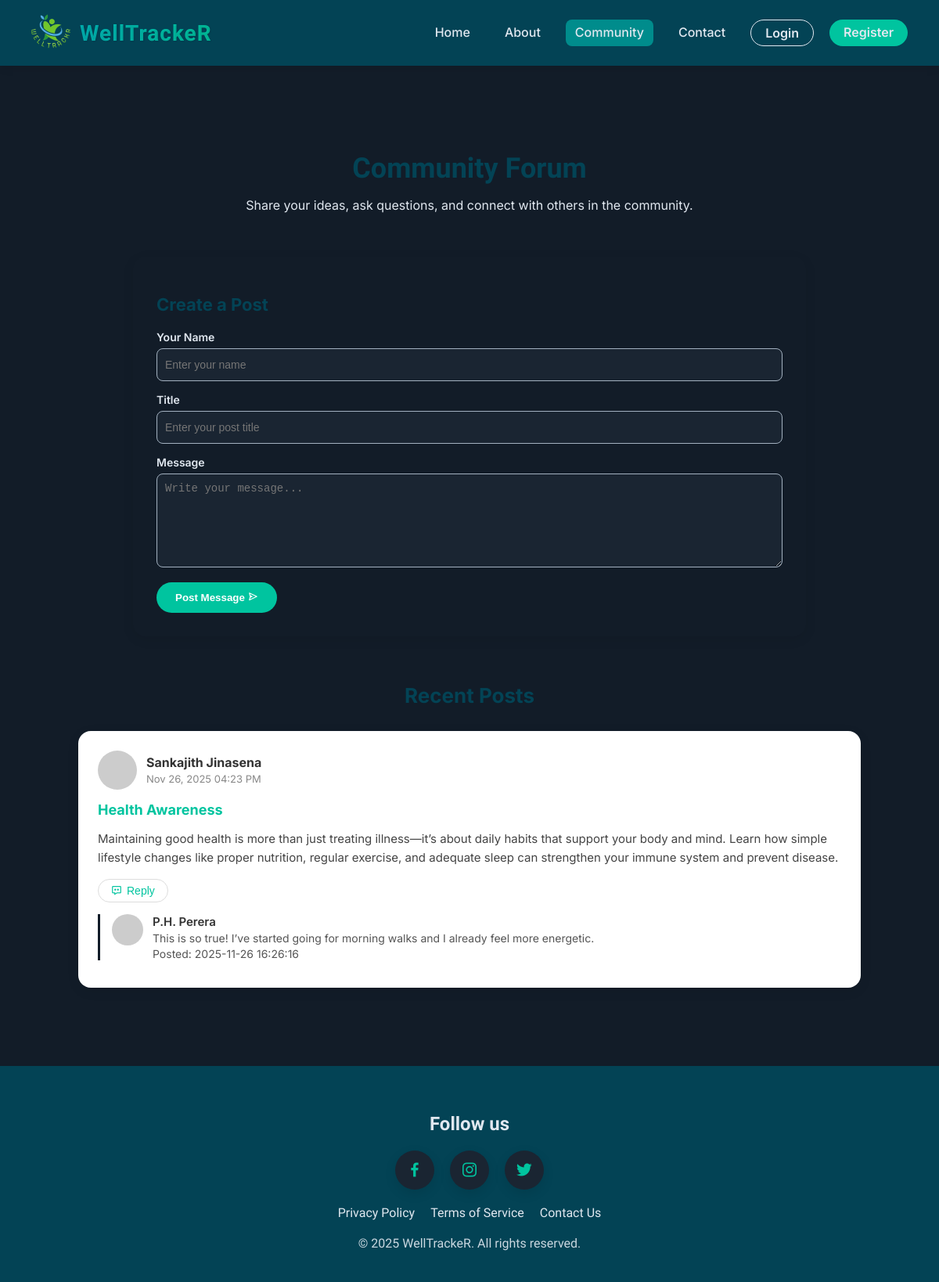
The page /community.php on the database its author committed.
### tables this page shows
CREATE TABLE `community_posts` (
  `post_id` int(11) NOT NULL,
  `title` varchar(255) NOT NULL,
  `message` text NOT NULL,
  `author` varchar(100) DEFAULT 'Guest',
  `created_at` timestamp NOT NULL DEFAULT current_timestamp()
);

CREATE TABLE `community_replies` (
  `reply_id` int(11) NOT NULL,
  `post_id` int(11) NOT NULL,
  `author` varchar(100) DEFAULT 'Guest',
  `reply_text` text NOT NULL,
  `created_at` timestamp NOT NULL DEFAULT current_timestamp()
);

### community.php (the view, shortened to what this page needs)
<?php
include 'config.php';
?>
<!DOCTYPE html>
<html lang="en">
<head>
  <link rel="stylesheet" href="css/style.css">
  <link rel="stylesheet" href="css/community.css">
  <link href='https://unpkg.com/boxicons@2.1.4/css/boxicons.min.css' rel='stylesheet'>
  <link rel="stylesheet" href="css/dialogflow.css">
</head>
<body>
<nav>
  <div class="nav-header">
    <div class="nav-logo"><img src="image/Logo_R.png" alt="Logo"></div>
    <div class="nav-title"><h1>WellTrackeR</h1></div>
  </div>
  <div class="nav-links">
    <a href="index.php">Home</a>
    <a href="about.php">About</a>
    <a href="community.php" id="active">Community</a>
    <a href="contact.php">Contact</a>
    <a href="login.php" class="login-btn">Login</a>
    <a href="register.php" class="register-btn">Register</a>
  </div>
</nav>
<section class="community-header">
  <h1>Community Forum</h1>
  <p>Share your ideas, ask questions, and connect with others in the community.</p>
</section>
<section class="community-post-form">
  <h2>Create a Post</h2>
  <form method="POST" action="">
    <div class="form-group">
      <label for="name">Your Name</label>
      <input type="text" id="name" name="author" placeholder="Enter your name" required>
    </div>
    <div class="form-group">
      <label for="post-title">Title</label>
      <input type="text" id="post-title" name="title" placeholder="Enter your post title" required>
    </div>
    <div class="form-group">
      <label for="post-message">Message</label>
      <textarea id="post-message" name="message" placeholder="Write your message..." required></textarea>
    </div>
    <button type="submit" class="post-submit-btn">Post Message <i class='bx bx-send'></i></button>
  </form>
</section>
<section class="community-posts">
  <h2>Recent Posts</h2>
  <?php
  $result = $conn->query("SELECT * FROM community_posts ORDER BY created_at DESC LIMIT 5");
  if ($result->num_rows > 0):
      while ($row = $result->fetch_assoc()):
          $post_id = $row['post_id'];
  ?>
  <div class="post-card">
    <div class="post-header">
      <div class="post-user">
        <img src="https://i.pravatar.cc/60?u=<?= $row['author'] ?>" alt="User">
        <div>
          <h4><?= htmlspecialchars($row['author']) ?></h4>
          <span><?= date("M d, Y h:i A", strtotime($row['created_at'])) ?></span>
        </div>
      </div>
    </div>
    <div class="post-content">
      <h3><?= htmlspecialchars($row['title']) ?></h3>
      <p><?= nl2br(htmlspecialchars($row['message'])) ?></p>
    </div>
    <div class="post-actions">
      <button onclick="toggleReply(<?= $post_id ?>)"><i class='bx bx-message-dots'></i> Reply</button>
    </div>
    <?php
      $replies = $conn->query("SELECT * FROM community_replies WHERE post_id=$post_id ORDER BY created_at DESC LIMIT 5");
      if ($replies->num_rows > 0):
    ?>
    <div class="post-replies">
      <?php while ($r = $replies->fetch_assoc()): ?>
        <div class="reply">
          <img src="https://i.pravatar.cc/40?u=<?= $r['author'] ?>" alt="User">
          <div class="reply-content">
            <h5><?= htmlspecialchars($r['author']) ?></h5>
            <p><?= nl2br(htmlspecialchars($r['reply_text'])) ?></p>
            <p>Posted: <?= htmlspecialchars($r['created_at']) ?></p>
          </div>
        </div>
      <?php endwhile; ?>
    </div>
    <?php endif; ?>
  </div>
  <?php endwhile; else: ?>
    <p>No posts yet. Be the first to share something!</p>
  <?php endif; ?>
</section>
<footer>
  <div class="social">
    <h2>Follow us</h2>
    <div class="social-media">
      <a href="#"><i class='bx bxl-facebook'></i></a>
      <a href="#"><i class='bx bxl-instagram'></i></a>
      <a href="#"><i class='bx bxl-twitter'></i></a>
    </div>
  </div>
  <div class="footer-links">
    <a href="privacy.php">Privacy Policy</a>
    <a href="terms.php">Terms of Service</a>
    <a href="contact.php">Contact Us</a>
  </div>
  <p>&copy; 2025 WellTrackeR. All rights reserved.</p>
</footer>
</body>
</html>

### css/style.css (style rules this page uses)
:root { --bg-main: #121C28; --bg-card: #1A2532; --text-light: #E1E8F0; --text-muted: #A3B1C0; --pcolor: #034355; --s1color: #00B5B5; --s2color: #008C8C; --accent: #FF9800; --accent-hot: #FF6B6B; --success: #00C49F; --gradient: linear-gradient(135deg, var(--pcolor) 0%, var(--success) 50%, var(--s2color) 100%); --aqua-flow: linear-gradient(135deg, var(--s1color) 0%, var(--pcolor) 50%, var(--s2color) 100%); --green-breeze: linear-gradient(135deg, var(--success) 0%, var(--s1color) 50%, var(--s2color) 100%); --gradient-hero: linear-gradient(135deg, rgba(3, 67, 85, 0.92) 0%, rgba(0, 130, 130, 0.88) 100%); }
body { margin: 0; font-family: 'Inter', sans-serif; background-color: var(--bg-main); color: var(--text-light); }
nav { display: flex; justify-content: space-between; align-items: center; padding: 15px 40px; background-color: var(--pcolor); box-shadow: 0 4px 10px rgba(0, 0, 0, 0.08); position: sticky; top: 0; z-index: 999; transition: box-shadow 0.3s; }
.nav-header { display: flex; align-items: center; gap: 12px; }
.nav-title h1 { font-family: 'Sora', sans-serif; font-weight: 700; font-size: 28px; margin: 0; letter-spacing: 1px; background: linear-gradient(90deg, var(--s1color), var(--success)); -webkit-background-clip: text; -webkit-text-fill-color: transparent; text-shadow: 1px 1px 2px rgba(0, 0, 0, 0.1); transition: all 0.3s ease; }
.nav-logo img { width: 50px; height: 50px; border-radius: 50%; object-fit: cover; }
.nav-links { display: flex; gap: 20px; }
.nav-links a { text-decoration: none; color: var(--text-light); font-weight: 500; padding: 6px 12px; border-radius: 8px; transition: all 0.2s ease; }
.nav-links a:hover, .nav-links a#active { background-color: var(--s2color); color: var(--text-light); }
.nav-links a.register-btn { background-color: var(--success); color: var(--text-light); padding: 6px 18px; border-radius: 25px; font-weight: 600; transition: all 0.3s ease; }
.nav-links a.login-btn { background-color: transparent; color: var(--text-light); border: 2px solid var(--text-light); padding: 6px 18px; border-radius: 25px; font-weight: 600; transition: all 0.3s ease; }
.nav-links a.login-btn { background-color: transparent; color: var(--pcolor); border: 2px solid var(--pcolor); padding: 6px 18px; border-radius: 25px; font-weight: 600; transition: all 0.3s ease; }
.nav-links a.register-btn { background-color: var(--success); color: var(--text-light); padding: 6px 18px; border-radius: 25px; font-weight: 600; border: none; transition: all 0.3s ease; }
footer { background: var(--pcolor); color: var(--text-light); padding: 40px 20px; text-align: center; font-family: 'Sora', sans-serif; display: flex; flex-direction: column; align-items: center; gap: 20px; }
footer p { font-size: 16px; font-weight: 400; margin: 0; opacity: 0.9; }
.social-media { display: flex; gap: 20px; justify-content: center; align-items: center; }
.social-media a { display: flex; justify-content: center; align-items: center; width: 50px; height: 50px; background-color: var(--bg-card); color: var(--success); font-size: 24px; border-radius: 50%; transition: all 0.3s ease; box-shadow: 0 5px 15px rgba(0, 0, 0, 0.1); text-decoration: none; }
.footer-links { display: flex; gap: 20px; flex-wrap: wrap; justify-content: center; }
.footer-links a { text-decoration: none; color: var(--text-light); font-weight: 500; transition: color 0.3s ease; }
.form-group { margin-bottom: 15px; }
.form-group label { font-size: 14px; font-weight: 600; margin-bottom: 6px; display: block; color: var(--text-light); }
input, select, textarea { width: 100%; padding: 10px; border: 1px solid #3A4654; border-radius: 8px; font-size: 14px; box-sizing: border-box; height: 42px; background-color: var(--bg-card); color: var(--text-light); }
textarea { resize: vertical; min-height: 100px; }
#active { color: red; }

### rows shown on the page
community_posts: author "Sankajith Jinasena", created_at "Nov 26, 2025 04:23 PM", title "Health Awareness", message "Maintaining good health is more than just treating illness—it’s about daily habits that support your body and mind. Learn how simple lifestyle changes like proper nutrition, regular exercise, and adequate sleep can strengthen your immune system and prevent disease."
community_replies: author "P.H. Perera", reply_text "This is so true! I’ve started going for morning walks and I already feel more energetic.", created_at "2025-11-26 16:26:16"
